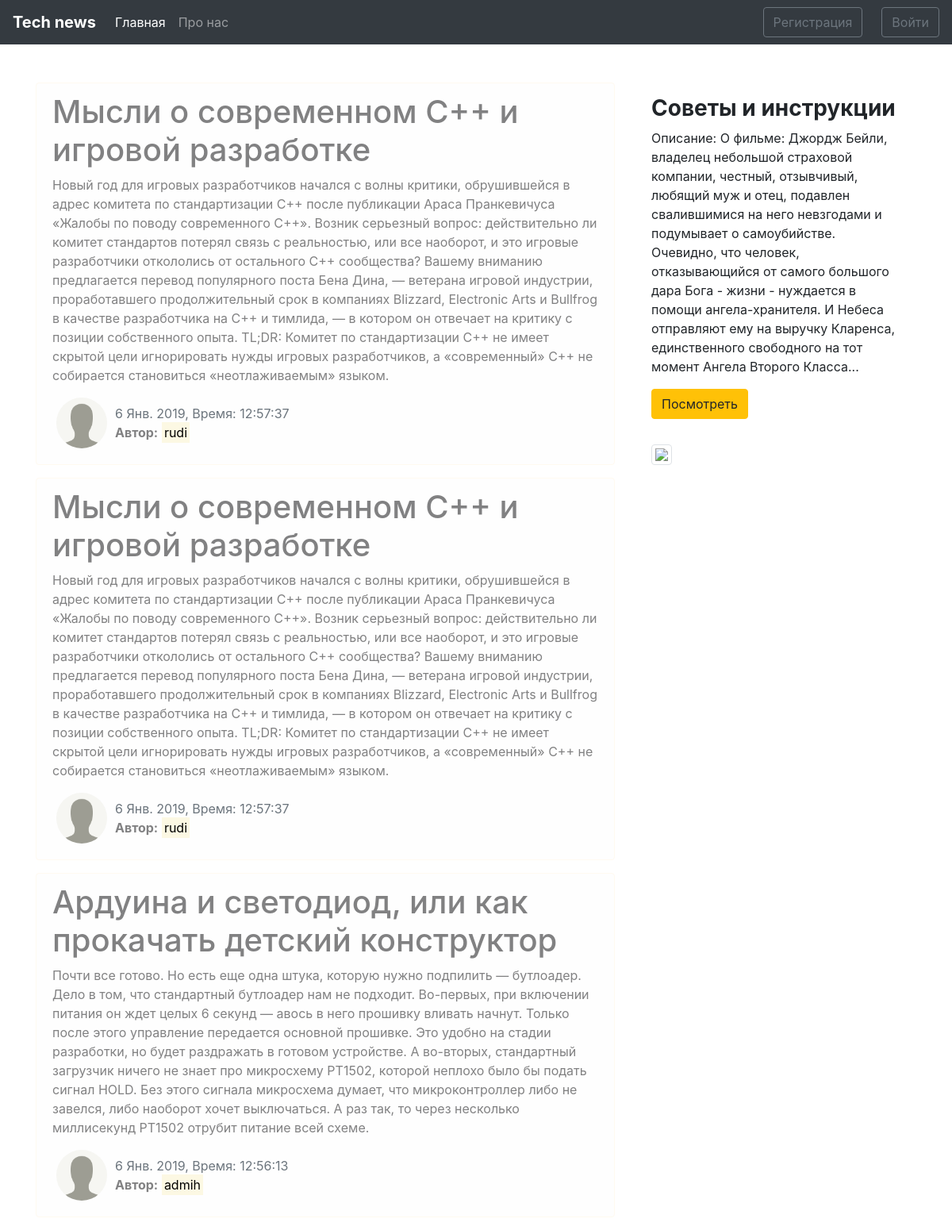
The page / on the database its author committed.
### blog/models.py (models this page shows)
class News(models.Model):
    title = models.CharField(max_length=100) # не больше 250 можно
    text = models.TextField()
    date = models.DateTimeField(default=timezone.now)
    author = models.ForeignKey(User, on_delete=models.CASCADE)

### blog/views.py (the view)
# urls.py: path('', views.ShowNewsView.as_view(), name='blog-home'),
class ShowNewsView(ListView):
    model = News
    template_name = 'blog/home.html'
    context_object_name = 'news'
    ordering = ['-date']
    def get_context_data(self, **kwards):
        ctx = super(ShowNewsView, self).get_context_data(**kwards)
        ctx['title'] = 'Главная страница блога'
        return ctx

### blog/templates/blog/home.html
{% extends 'blog/main.html' %}
{% block main_section %}
  {% for post in news %}
    <div class="alert alert-light">
      <h1>{{ post.title }}</h1>
      <p>{{ post.text }}</p>
      <div class="row">
        <div>
          {% if post.avtor.profile.img %}
            <img src="{{ post.avtor.profile.img.url }}" alt="{{ post.avtor }}" class="user_image">
          {% else %}
            <img src="/images/default.jpg" alt="{{ post.avtor }}" class="user_image">
          {% endif %}
        </div>
        <div class="mt-2">
          <span class="text-muted">{{ post.date|date:"j N Y, Время: H:i:s" }}</span>
          <p><b>Автор:</b> <mark>{{post.author}}</mark></p>
        </div>
      </div>
    </div>
  {% endfor %}
{% endblock main_section %}
{% block aside_news_section %}
  <h3><b>Советы и инструкции</b></h3>
  <p>Описание: О фильме: Джордж Бейли, владелец небольшой страховой компании, честный, отзывчивый, любящий муж и отец, подавлен свалившимися на него невзгодами и подумывает о самоубийстве. Очевидно, что человек, отказывающийся от самого большого дара Бога - жизни - нуждается в помощи ангела-хранителя. И Небеса отправляют ему на выручку Кларенса, единственного свободного на тот момент Ангела Второго Класса...</p>
  <a href="" target="_blank">
    <button class="btn btn-warning">Посмотреть</button>
  </a>
{% endblock aside_news_section %}

### blog/templates/blog/main.html (shortened to what this page needs)
{% load static %}
<!DOCTYPE html>
<html lang="en">
<head>
  <link rel="stylesheet"
  href="https://stackpath.bootstrapcdn.com/bootstrap/4.2.1/css/bootstrap.min.css">
  <link rel="stylesheet" href="{% static 'blog/main.css' %}">
</head>
<body>
  <nav class="navbar navbar-expand-lg navbar-dark bg-dark mb-5">
    <a class="navbar-brand" href="{% url 'blog-home' %}"><b>Tech news</b></a>
    <div class="collapse navbar-collapse" id="navbarsExample09">
      <ul class="navbar-nav mr-auto">
        <li class="nav-item active">
          <a class="nav-link" href="{% url 'blog-home' %}">Главная</a>
        </li>
        <li class="nav-item">
          <a class="nav-link" href="{% url 'blog-contacts' %}">Про нас</a>
        </li>
      </ul>
    </div>
    <div class="navbar-nav">
      {% if user.is_authenticated %}
        <a href="profile" class="btn btn-outline-secondary">Профиль</a>
        <a href="{% url 'exit' %}" class="btn btn-outline-secondary">Выйти</a>
      {% else %}
        <a href="{% url 'reg' %}" class="btn btn-outline-secondary mr-4">Регистрация</a>
        <a href="{% url 'user' %}" class="btn btn-outline-secondary">Войти</a>
      {% endif %}
    </div>
  </nav>
  <main class="container">
    <div class="row">
      <div class="col-md-8">
        {% block main_section %}
        {% endblock %}
      </div>
      <aside class="col-md-4">
        <div class="p-3">
          {% block aside_news_section %}
          {% endblock %}
        </div>
        <div class="p-3 mb-3">
          <img src="http://qnimate.com/wp-content/uploads/2014/03/images2.jpg" class="img-thumbnail">
        </div>
      </aside>
    </div>
  </main>
</body>
</html>

### blog/static/blog/main.css (style rules this page uses)
body { background: #ffffff }
.alert-light { border-color: #fffaf0 }
.user_image { width: 64px; height: 64px; border-radius: 50%; margin-right: 10px; margin-left: 20px; }

### rows shown on the page
News: title "Мысли о современном C++ и игровой разработке", text "Новый год для игровых разработчиков начался с волны критики, обрушившейся в адрес комитета по стандартизации C++ после публикации Араса Пранкевичуса «Жалобы по поводу современного C++». Возник серьезный вопрос: действительно ли комитет стандартов потерял связь с реальностью, или все наоборот, и это игровые разработчики откололись от остального С++ сообщества? Вашему вниманию предлагается перевод популярного поста Бена Дина, — ветерана игровой индустрии, проработавшего продолжительный срок в компаниях Blizzard, Electronic Arts и Bullfrog в качестве разработчика на C++ и тимлида, — в котором он отвечает на критику с позиции собственного опыта. TL;DR: Комитет по стандартизации C++ не имеет…", date "6 Янв. 2019, Время: 12:57:37", author "rudi"
News: title "Мысли о современном C++ и игровой разработке", text "Новый год для игровых разработчиков начался с волны критики, обрушившейся в адрес комитета по стандартизации C++ после публикации Араса Пранкевичуса «Жалобы по поводу современного C++». Возник серьезный вопрос: действительно ли комитет стандартов потерял связь с реальностью, или все наоборот, и это игровые разработчики откололись от остального С++ сообщества? Вашему вниманию предлагается перевод популярного поста Бена Дина, — ветерана игровой индустрии, проработавшего продолжительный срок в компаниях Blizzard, Electronic Arts и Bullfrog в качестве разработчика на C++ и тимлида, — в котором он отвечает на критику с позиции собственного опыта. TL;DR: Комитет по стандартизации C++ не имеет…", date "6 Янв. 2019, Время: 12:57:37", author "rudi"
News: title "Ардуина и светодиод, или как прокачать детский конструктор", text "Почти все готово. Но есть еще одна штука, которую нужно подпилить — бутлоадер. Дело в том, что стандартный бутлоадер нам не подходит. Во-первых, при включении питания он ждет целых 6 секунд — авось в него прошивку вливать начнут. Только после этого управление передается основной прошивке. Это удобно на стадии разработки, но будет раздражать в готовом устройстве. А во-вторых, стандартный загрузчик ничего не знает про микросхему PT1502, которой неплохо было бы подать сигнал HOLD. Без этого сигнала микросхема думает, что микроконтроллер либо не завелся, либо наоборот хочет выключаться. А раз так, то через несколько миллисекунд PT1502 отрубит питание всей схеме.", date "6 Янв. 2019, Время: 12:56:13", author "admih"
